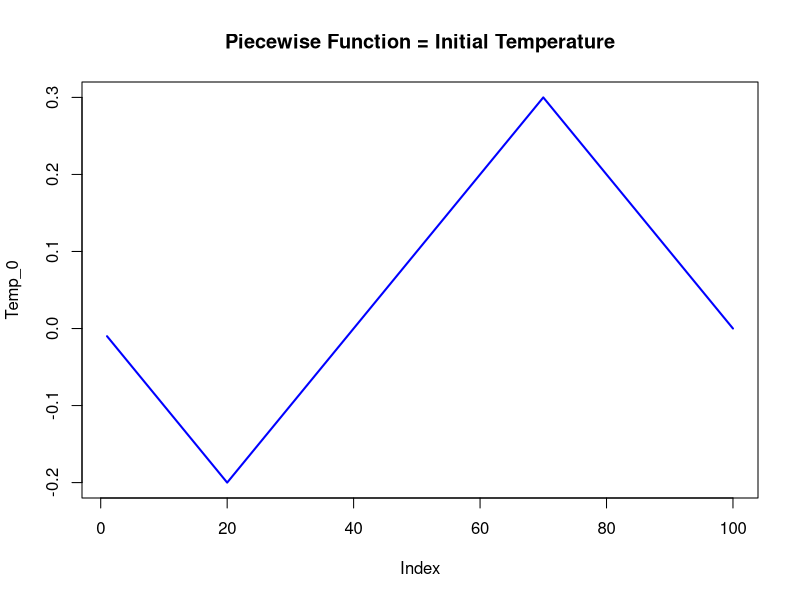
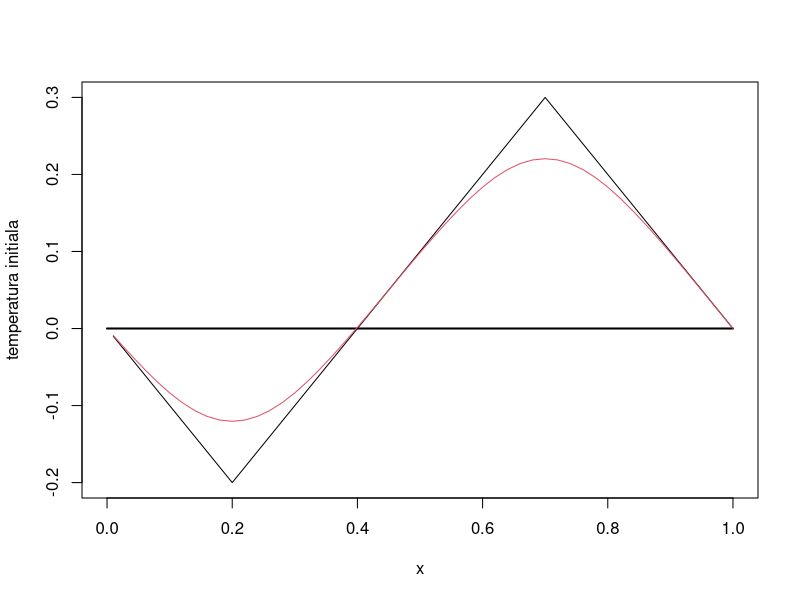

Recreate these plots in R, in order. (Note: this script raises an error after producing the figures.)
# exercitii
# exercitiul 1

# conditii initiale
l<-1
dx<-0.01
dt<-0.00005
mu<-dt/dx^2
mu

# numar de noduri
n<-l/dx
n
n1<-(1/5)/dx
n2<-(7/10)/dx
n1
n2
N<-1000

# definire distributie initiala de temperatura
f1<-function(x)
  return<- -(x)

f2<-function(x)
  return<- x-2/5

f3<-function(x)
  return<- 1-x

piecewise_function <- function(n,dx,n1,n2,f1,f2,f3){
  x <- seq(dx, n * dx, by = dx)  # vectorul de abscise
  temp0 <- numeric(length(x))  # initializare vector rezultat temp init
  # aplica ramura corespunzatoare fiecarui interval
  for (i in seq_along(x)) {
    if (i <= n1) {
      temp0[i] <- f1(x[i])
    } else if (i <= n2) {
      temp0[i] <- f2 (x[i])
    } else {
      temp0[i] <- f3(x[i])
    }
  }
  return(temp0)
}

TempInitiala <- piecewise_function (n, dx, n1, n2, f1, f2, f3)
plot(TempInitiala, type = "l", col = "blue" , lwd = 2,
     main = "Piecewise Function = Initial Temperature" , xlab = "Index" , ylab = "Temp_0")

# grafic distributia initiala
val_x<-vector("numeric",length = n)
for (i in 1:n) {
  val_x [i] <- i*dx
}
plot(val_x,TempInitiala,xlim = c(0,1), type = 'l',xlab = 'x', ylab = 'temperatura initiala')
lines(c(0, 1), c(0, 0),lwd =2)

# conditiile la limita - omogene
alfa<-vector("numeric",length=N)
for(i in 1:N){
  alfa[i] <- 0
}

alfa[1]
alfa[2]

# frontiera dreapta
beta<-vector("numeric", length=N)
for(i in 1:N){
  beta[i]<- 0
}

beta[1]
beta[2]

# calculam valorile aperoximative ale temperaturii
u<-array(0, dim=c(1000, n-1))

u[1,1]<-(1-2*mu)*TempInitiala[1]+mu*TempInitiala[2]
u[1,1]

for (i in 2:(n-1)){
  u[1,i] <- mu*TempInitiala[i-1]+(1-2*mu)*TempInitiala[i]+mu*TempInitiala[i+1]
}

u[1,2]
u[1,3]
u[1,4]
u[1,5]
u[1,6]

u[1,n-1]

for( j in 2:N){
  u[j,1]<-(1-2*mu)*u[j-1,1]+mu*u[j-1,2]
  
  for(i in 2:(n-2)){
    u[j,i]<- mu*u[j-1, i-1]+(1-2*mu)*u[j-1,i]+mu*u[j-1,i+1]
  }
  
  u[j,n-1]<-mu*u[j-1,n-2]+(1-2*mu)*u[j-1,n-1]
}

u[1,1]
u[1,2]
u[1,3]
u[1,4]
u[1,5]
u[1,6]

# grafic la un timp oarecare

val_t<-vector("numeric", length=n)
for(i in 1:(n-1)){
  val_t[i] <- u[100, i]
}
lines(val_x, val_t, xlim =c(0,1), type="l", col='2')

#plot(val_x, val_t, xlim =c(0,1), type="l", col='2')

legend(locator(1), c("0", "10", "100", "500", "1000"), col=c(1,2,3,4,5), pch=16, cex=0.7)

SolExact<-function(t,x)
  return<-0.088*exp(-t*pi^2)*sin(x*pi)-0.192*exp(-t*4*pi^2)*sin(x*2*pi)-0.028*exp(-9*pi^2*t)*sin(3*pi*x)

val_y<-SolExact(100*dt, val_x)

lines(val_x, val_y, col=4)